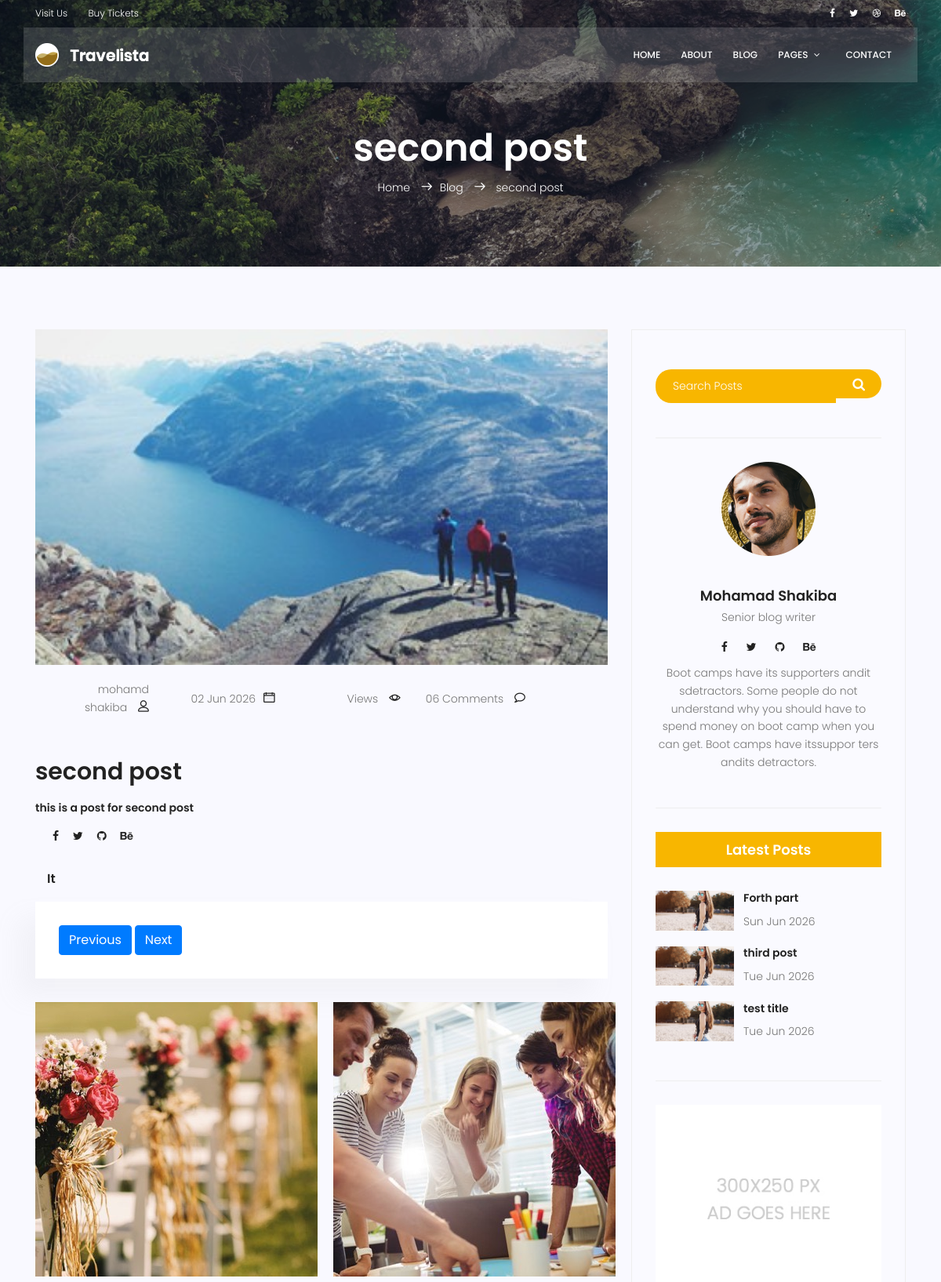
/blog/3/ (upper part), run on an earlier commit of the app's database.
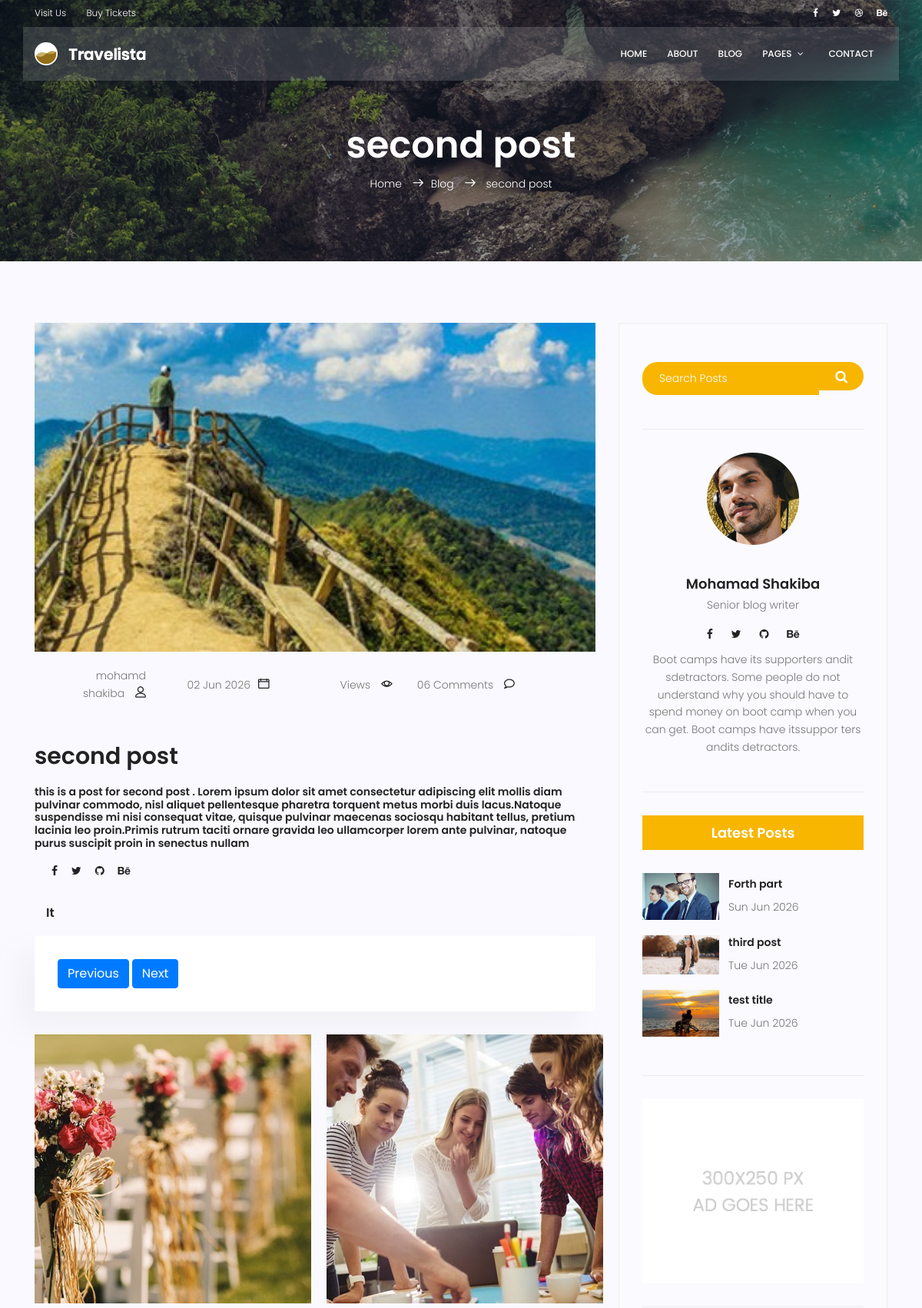
And on a later commit of the database.
### blog/models.py (models this page shows, shortened)
class Post(models.Model):
    image = models.ImageField(upload_to='blog/', default='blog/default.jpg')
    author = models.ForeignKey(User, on_delete=models.SET_NULL, null=True)
    title = models.CharField(max_length=255)
    content = models.TextField()
    category = models.ManyToManyField(Category)
    counted_view = models.IntegerField(default=0)
    status = models.BooleanField(default=False)
    published_date = models.DateTimeField(null=True)
    created_date = models.DateTimeField(auto_now_add=True)
    update_date = models.DateTimeField(auto_now=True)
    class Meta:
        ordering = ['-created_date']

### blog/views.py (the view)
# urls.py: path('<int:pid>/', blog_single, name='single'),
def blog_single(request, pid):
    posts = Post.objects.filter(status = 1)
    post = get_object_or_404(posts, pk=pid)
    next_post = Post.objects.filter(id__gt=post.id).order_by('id').first()
    prev_post = Post.objects.filter(id__lt=post.id).order_by('-id').first()
    context = {
                'post': post,
                'next_post': next_post,
                'prev_post': prev_post,
            }
    return render(request, 'blog/blog-single.html', context)

### blog/templatetags/blog_tags.py (called while the page is built)
@register.inclusion_tag('blog/blog-latestposts.html')
def latestposts(arg=3):
    posts = Post.objects.filter(status=1).order_by('-published_date')[:arg]
    return {'posts':posts}

### templates/blog/blog-single.html (shortened to what the changed rows need)
{% extends "base.html" %}
{% load static %}
{% load blog_tags %}
{% block content %}
<section class="relative about-banner">
  <div class="container">
    <div class="row d-flex align-items-center justify-content-center">
      <div class="about-content col-lg-12">
        <h1 class="text-white">{{post.title}}</h1>
        <p class="text-white link-nav">
          <a href="{% url "website:home" %}">Home </a>
          <span class="lnr lnr-arrow-right"></span
          ><a href="{% url "blog:blog-home" %}">Blog </a>
          <span class="lnr lnr-arrow-right"></span>
          {{post.title}}
        </p>
      </div>
    </div>
  </div>
</section>
<section class="post-content-area single-post-area">
  <div class="container">
    <div class="row">
      <div class="col-lg-8 posts-list">
        <div class="single-post row">
          <div class="col-lg-12">
            <div class="feature-img">
              <img
                class="img-fluid"
                src="{{post.image.url}}"
                alt=""
              />
            </div>
          </div>
          <div class="col-lg-3 col-md-3 meta-details">
            <div class="d-flex gsp-4 align-items-center mb-3">
              <p class="user-name col-lg-12 col-md-12 col-6"><a href="#">{{post.author.get_full_name}}</a> <span class="lnr lnr-user"></span></p>
              <p class="date col-lg-12 col-md-12 col-6"><a href="#">{{ post.published_date|date:"d M Y"}}</a><span class="lnr lnr-calendar-full"></span></p>
            </div>
          </div>
          <div class="col-lg-12">
            <h2 class="mt-20 mb-20">{{post.title}}</h2>
              <h6>{{post.content}}</h6>
            <ul class="social-links col-lg-12 col-md-12 col-6 ">
                <li>
                </li>
                <li>
                </li>
                <li>
                </li>
                <li>
                </li>
                <ul class="d-flex justify-content-between align-items-center mt-4">
                </ul>
              </ul>
            <div class="tags">
                <div class="quotes">
                </div>
            </div>
            <div class="row mt-30 mb-30">
              <div class="col-6">
              </div>
              <div class="col-6">
              </div>
            </div>
          </div>
        </div>
      </div>
      <div class="col-lg-4 sidebar-widgets">
        <div class="widget-wrap">
          {% latestposts %}
        </div>
      </div>
    </div>
  </div>
</section>
{% endblock %}

### templates/blog/blog-latestposts.html
{% load static %}
<div class="single-sidebar-widget popular-post-widget">
  <h4 class="popular-title">Latest Posts</h4>
  <div class="popular-post-list">
    {% for post in posts %}
    <div class="single-post-list d-flex flex-row align-items-center">
      <div class="thumb">
        <img
          class="img-fluid"
          src="{{post.image.url}}"
          alt=""
        />
      </div>
      <div class="details">
        <a href={% url 'blog:single' pid=post.id %}><h6>{{post.title}}</h6></a>
        <p>{{post.published_date|date:"D M Y"}}</p>
      </div>
    </div>
    {% endfor %}
  </div>
</div>

What changed in the data, as far as the page shows it:
changed Post "second post": image: a different picture; content "this is a post for second post" → "this is a post for second post . Lorem ipsum dolor sit amet consectetur adipiscing elit mollis diam pulvinar commodo, nisl aliquet pellentesque pharetra torquent metus morbi duis lacus.Natoque suspendisse mi nisi consequat vitae, quisque pulvinar maecenas sociosqu habitant tellus, pretium lacinia leo proin.Primis rutrum taciti ornare gravida leo ullamcorper lorem ante pulvinar, natoque purus suscipit proin in senectus nullam"
changed Post "Forth part": image: picture added in place of a placeholder
changed Post "test title": image: picture added in place of a placeholder
